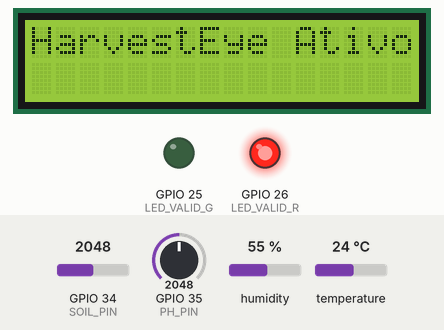
Recording of a program running on a simulated ESP32. Parts: 16×2 character LCD, output pins drawn as LEDs (lit = HIGH). The inputs (shaded band) are chosen by the test bench; at power-on: temperature 24 °C, GPIO 35 (PH_PIN) = 2048, GPIO 34 (SOIL_PIN) = 2048, humidity 55 %. WiFi joins after 1.5 s; servers stay silent unless stated; uploads are accepted with an empty reply; what the program prints to the serial monitor is not drawn.

Above: at 0.3 s.
3.6 s: temperature set to 32.5 °C
At 6.8 s:
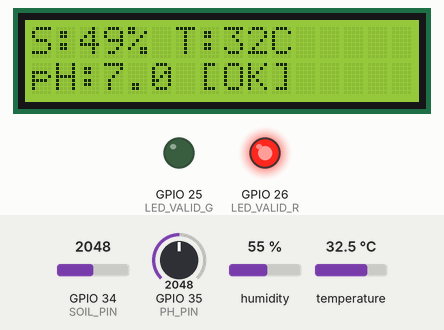
12.5 s: temperature set to 33.8 °C
At 14.1 s:
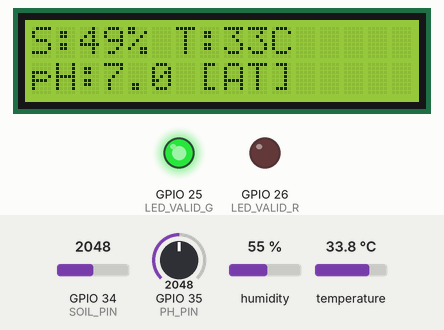
14.8 s: GPIO 35 (PH_PIN) set to 2452
At 16.5 s:
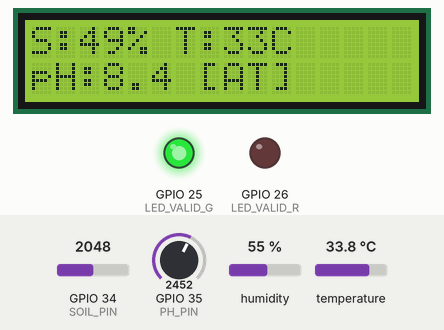
16.8 s: GPIO 35 (PH_PIN) set to 2513
At 18.3 s:
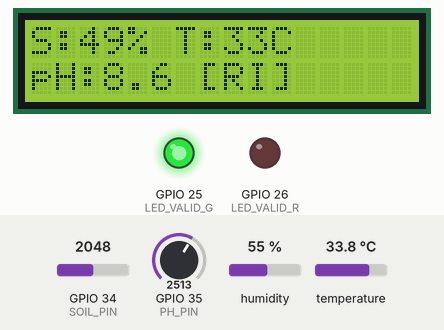
18.8 s: GPIO 34 (SOIL_PIN) set to 2866
At 19.6 s:
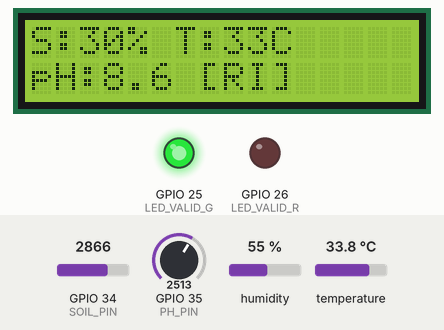
20.8 s: GPIO 34 (SOIL_PIN) set to 3972
At 22.5 s:
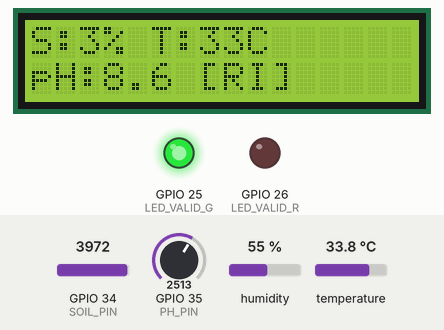
Timing chart, 0 to 23.8 s (numbered marks = the images above; inputs shaded):
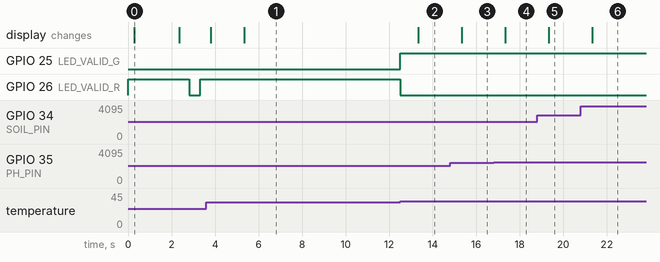

The program:

main.cpp
```cpp
#include <Arduino.h>
#include <WiFi.h>
#include <WiFiClientSecure.h>
#include <WebServer.h>
#include <HTTPClient.h>
#include <DHT.h>
#include <LiquidCrystal_I2C.h>
#include <ArduinoJson.h>

const char* SSID     = "Wokwi-GUEST";
const char* PASSWORD = "";
const char* API_BASE = "https://caneorbis-api-dotnet.onrender.com";
const int DEVICE_ID  = 68;

#define DHT_PIN     4
#define SOIL_PIN   34
#define PH_PIN     35
#define LED_VALID_G 25
#define LED_VALID_R 26

DHT               dht(DHT_PIN, DHT22);
LiquidCrystal_I2C lcd(0x27, 16, 2);
WebServer         server(80);

bool    apiOk        = false;
String  deviceName   = "Sonda";
float   soilMoisture = 0.0;
float   temperature  = 0.0;
float   airHumidity  = 0.0;
float   phSolo       = 7.0;
String  riskLevel    = "unknown";

unsigned long lastSensorRead = 0;
unsigned long lastBlinkTime  = 0;
bool          blinkState     = false;

const long SENSOR_INTERVAL = 2000;
const long API_INTERVAL    = 10000;
const long BLINK_INTERVAL  = 500;

void setValidationLED(bool ok);
void updateBlinkLED();
void calcularRisco();
void lcdPrint(String linha1, String linha2);
void updateDisplay();
void readSensors();
int  postLeitura();
void sendSensorData();
void handleDashboard();
void handleGetLeitura();
void handleGetStatus();
void handlePostConfig();
void taskEnvioAPI(void *pvParameters);

void setup() {
  Serial.begin(115200);

  pinMode(LED_VALID_G, OUTPUT);
  pinMode(LED_VALID_R, OUTPUT);

  digitalWrite(LED_VALID_G, LOW);
  digitalWrite(LED_VALID_R, HIGH);

  dht.begin();

  lcd.init();
  lcd.backlight();
  delay(200);
  lcd.clear();
  lcd.setCursor(0, 0);
  lcd.print("HarvestEye Ativo");
  delay(2000);

  WiFi.begin(SSID, PASSWORD);
  lcdPrint("Conectando...", "Wi-Fi: aguardando");

  server.on("/",           HTTP_GET,  handleDashboard);
  server.on("/sensor/leitura", HTTP_GET,  handleGetLeitura);
  server.on("/sensor/status",  HTTP_GET,  handleGetStatus);
  server.on("/sensor/config",  HTTP_POST, handlePostConfig);
  server.begin();

  xTaskCreatePinnedToCore(taskEnvioAPI, "TaskAPI", 8192, NULL, 1, NULL, 0);
}

void loop() {
  server.handleClient();
  unsigned long now = millis();

  updateBlinkLED();

  static bool wifiWasConnected = false;
  if (WiFi.status() == WL_CONNECTED && !wifiWasConnected) {
    wifiWasConnected = true;
    if (!apiOk) digitalWrite(LED_VALID_R, HIGH);
    lcdPrint("Wi-Fi OK", WiFi.localIP().toString().substring(0, 16));
    delay(1500);
  }

  if (now - lastSensorRead >= SENSOR_INTERVAL) {
    readSensors();
    calcularRisco();
    updateDisplay();
    lastSensorRead = now;
  }
}

void taskEnvioAPI(void *pvParameters) {
  for(;;) {
    vTaskDelay(pdMS_TO_TICKS(API_INTERVAL));
    if (WiFi.status() == WL_CONNECTED) {
      sendSensorData();
    }
  }
}

void setValidationLED(bool ok) {
  digitalWrite(LED_VALID_G, ok ? HIGH : LOW);
  digitalWrite(LED_VALID_R, ok ? LOW  : HIGH);
}

void updateBlinkLED() {
  if (apiOk) return;
  if (WiFi.status() == WL_CONNECTED) return;

  unsigned long now = millis();
  if (now - lastBlinkTime >= BLINK_INTERVAL) {
    blinkState = !blinkState;
    digitalWrite(LED_VALID_R, blinkState ? HIGH : LOW);
    digitalWrite(LED_VALID_G, LOW);
    lastBlinkTime = now;
  }
}

void lcdPrint(String linha1, String linha2) {
  lcd.clear();
  lcd.setCursor(0, 0);
  lcd.print(linha1.substring(0, 16));
  lcd.setCursor(0, 1);
  lcd.print(linha2.substring(0, 16));
}

void updateDisplay() {
  String statusStr = riskLevel == "green"  ? "[OK]" :
                     riskLevel == "yellow" ? "[AT]" :
                     riskLevel == "red"    ? "[RI]" : "[--]";

  String linha1 = "S:" + String((int)soilMoisture) + "% T:" + String((int)temperature) + "C";
  String linha2 = "pH:" + String(phSolo, 1) + " " + statusStr;

  lcdPrint(linha1, linha2);
}

void readSensors() {
  float t = dht.readTemperature();
  float h = dht.readHumidity();
  if (!isnan(t)) temperature = t;
  if (!isnan(h)) airHumidity = h;

  int rawSoil  = analogRead(SOIL_PIN);
  soilMoisture = map(rawSoil, 4095, 0, 0, 100);

  int rawPh = analogRead(PH_PIN);
  phSolo    = rawPh * 14.0 / 4095.0;

  Serial.printf("[Sensores] Solo: %.1f%% | Temp: %.1f°C | UmAr: %.1f%% | pH: %.1f\n",
                soilMoisture, temperature, airHumidity, phSolo);
}

void calcularRisco() {
  bool phCritico = (phSolo < 5.5 || phSolo > 8.5);
  bool phAtencao = (phSolo < 6.0 || phSolo > 7.5);
  bool soloSeco  = (soilMoisture < 20);
  bool soloAtenc = (soilMoisture < 40);
  bool tempAlta  = (temperature  > 38);
  bool tempAtenc = (temperature  > 33);

  if (soloSeco || tempAlta || phCritico) {
    riskLevel = "red";
  } else if (soloAtenc || tempAtenc || phAtencao) {
    riskLevel = "yellow";
  } else {
    riskLevel = "green";
  }
}

int postLeitura() {
  WiFiClientSecure client;
  client.setInsecure();

  HTTPClient http;

  String url = String(API_BASE) + "/api/LeituraSensor";
  if (!http.begin(client, url)) {
    Serial.println("[API] Erro ao instanciar conexao");
    return -1;
  }

  http.addHeader("Content-Type", "application/json");
  http.addHeader("Connection", "close");
  http.setTimeout(15000);

  float umidadeEnvio = round((soilMoisture < 0 ? 0 : soilMoisture) * 10) / 10.0;
  float tempEnvio    = round((temperature  < 0 ? 0 : temperature)  * 10) / 10.0;
  float phEnvio      = round(phSolo * 10) / 10.0;

  JsonDocument doc;
  doc["idDispositivo"] = DEVICE_ID;
  doc["vlUmidadeSolo"] = umidadeEnvio;
  doc["vlTemperatura"] = tempEnvio;
  doc["vlPhSolo"]      = phEnvio;

  String body;
  serializeJson(doc, body);

  int code = http.POST(body);
  Serial.println("[API] POST → HTTP " + String(code));

  if (code >= 400) {
    Serial.println("[API] Erro detalhado: " + http.getString());
  }

  http.end();
  return code;
}

void sendSensorData() {
  int code = postLeitura();
  apiOk = (code == 200 || code == 201);
  setValidationLED(apiOk);
}

void handleDashboard() {
  String wifiStr  = WiFi.status() == WL_CONNECTED
                    ? "Conectado (" + WiFi.localIP().toString() + ")"
                    : "Desconectado";
  String apiStr   = apiOk ? "&#9989; Sincronizado" : "&#128308; Aguardando envio/Erro";
  String riscoStr = riskLevel == "green"  ? "&#128994; Baixo"   :
                    riskLevel == "yellow" ? "&#129000; Atencao" :
                    riskLevel == "red"    ? "&#128308; Alto"    : "Desconhecido";

  String html =
    "<!DOCTYPE html><html><head>"
    "<meta charset='UTF-8'>"
    "<meta http-equiv='refresh' content='5'>"
    "<meta name='viewport' content='width=device-width,initial-scale=1'>"
    "<title>HarvestEye Dashboard</title>"
    "<style>body{font-family:sans-serif;padding:20px;background:#f5f5f5}"
    ".card{background:#fff;border-radius:8px;padding:16px;margin:8px 0;border:1px solid #ddd}"
    "h1{color:#1B4D3E}h3{color:#555;margin:4px 0}.val{font-size:1.4em;font-weight:bold;color:#1B4D3E}"
    "</style></head><body>"
    "<h1>&#127807; HarvestEye Monitor</h1>"
    "<div class='card'><h2>Rede</h2><p>" + wifiStr + "</p></div>"
    "<div class='card'><h3>API CaneOrbit</h3>"
    "<p>" + apiStr + " &nbsp; (Device ID: <b>" + String(DEVICE_ID) + "</b>)</p></div>"
    "<div class='card'><h3>Sensores</h3>"
    "<p>Umidade do solo: <span class='val'>" + String(soilMoisture, 1) + "%</span></p>"
    "<p>Temperatura: <span class='val'>" + String(temperature, 1) + "&deg;C</span></p>"
    "<p>Umidade do ar: <span class='val'>" + String(airHumidity, 1) + "%</span></p>"
    "<p>pH do solo: <span class='val'>" + String(phSolo, 1) + "</span></p></div>"
    "<div class='card'><h3>Risco da Lavoura</h3>"
    "<p>Nivel: <span class='val'>" + riscoStr + "</span></p></div>"
    "<p style='color:#aaa;font-size:12px'>Atualiza localmente a cada 5s</p>"
    "</body></html>";

  server.send(200, "text/html", html);
}

void handleGetLeitura() {
  JsonDocument doc;
  doc["idDispositivo"] = DEVICE_ID;
  doc["umidadeSolo"]   = soilMoisture;
  doc["temperatura"]   = temperature;
  doc["umidadeAr"]     = airHumidity;
  doc["phSolo"]        = phSolo;
  doc["timestamp"]     = millis();

  String response;
  serializeJson(doc, response);
  server.send(200, "application/json", response);
}

void handleGetStatus() {
  JsonDocument doc;
  doc["idDispositivo"] = DEVICE_ID;
  doc["apiConectada"]  = apiOk;
  doc["risco"]         = riskLevel;
  doc["wifi"]          = WiFi.status() == WL_CONNECTED;
  doc["wifiRSSI"]      = WiFi.RSSI();

  String response;
  serializeJson(doc, response);
  server.send(200, "application/json", response);
}

void handlePostConfig() {
  if (!server.hasArg("plain")) {
    server.send(400, "application/json", "{\"error\":\"body ausente\"}");
    return;
  }

  JsonDocument doc;
  if (deserializeJson(doc, server.arg("plain"))) {
    server.send(400, "application/json", "{\"error\":\"JSON invalido\"}");
    return;
  }

  Serial.println("[Config] Recebida: " + server.arg("plain"));
  server.send(200, "application/json", "{\"status\":\"ok\",\"mensagem\":\"configuracao aplicada\"}");
}
```

Measured:
- the behaviour switches between 33 and 33.1 °C on temperature (found by bisection; images 1 and 2)
- the behaviour switches between 2486 and 2487 on GPIO 35 (PH_PIN) (found by bisection; images 3 and 4)
- after the input at 3.6 s, the display: first differs from a run without the input after 1.7 s (image 1)
- after the input at 12.5 s, the display: changes after 0.84 s (image 2)
- after the input at 14.8 s, the display: changes after 0.53 s (image 3)
- after the input at 16.8 s, the display: changes after 0.54 s (image 4)
- after the input at 18.8 s, the display: changes after 0.53 s (image 5)
- after the input at 20.8 s, the display: changes after 0.54 s (image 6)
